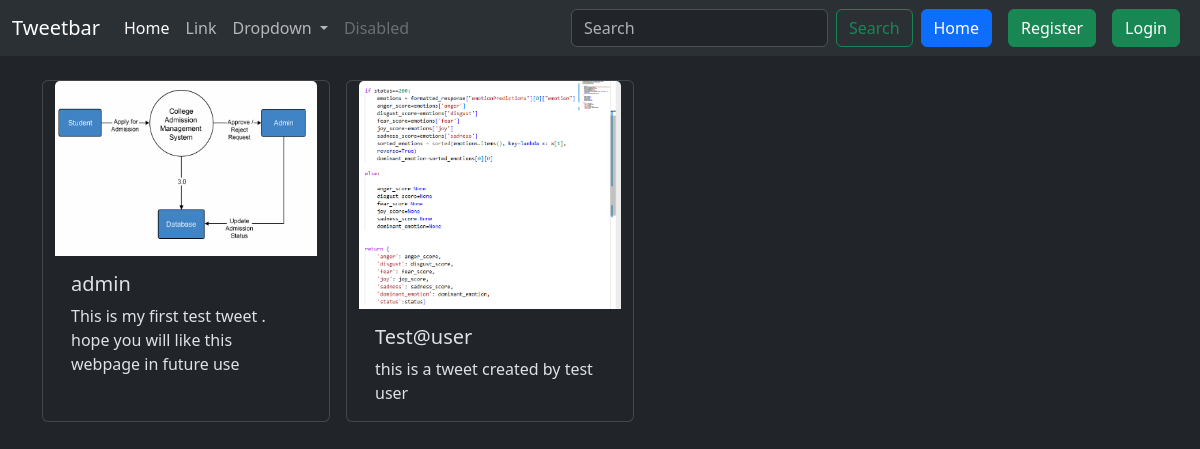
Page /tweet/search/ on the committed database.
### tweet/models.py (models this page shows, shortened)
class Tweet(models.Model):
    user=models.ForeignKey(User,on_delete=models.CASCADE)
    text=models.TextField(max_length=250)
    photo=models.ImageField(upload_to='photos/',blank=True,null=True)
    created_at=models.DateTimeField(auto_now_add=True)
    updated_at=models.DateTimeField(auto_now=True)

### tweet/views.py (the view)
# urls.py: path('search/', view=views.search_tweets, name='search'),
def search_tweets(request):
    if request.method=="GET":
        query=request.GET.get("q")
        if query:
            filtered_tweets=Tweet.objects.filter(Q(text__icontains=query))
        else:
            filtered_tweets = Tweet.objects.all()
    return render(request, 'search_results.html',{'tweets':filtered_tweets})

### tweet/templates/search_results.html (shortened to what this page needs)
{% extends 'layout.html' %}
{% block content %}
<div class="container row gap-3 mt-4">
{% for tweet  in tweets %}
<div class="card" style="width: 18rem;">
<img src="{{tweet.photo.url}}" class="card-img-top" alt="...">
<div class="card-body">
<h5 class="card-title">{{tweet.user.username}}</h5>
<p class="card-text">{{tweet.text}}</p>
</div>
</div>
{% endfor %}
</div>
{% endblock content %}

### rows in the picture
Tweet: photo (picture), user.username "admin", text "This is my first test tweet . hope you will like this webpage in future use"
Tweet: photo (picture), user.username "Test@user", text "this is a tweet created by test user"
